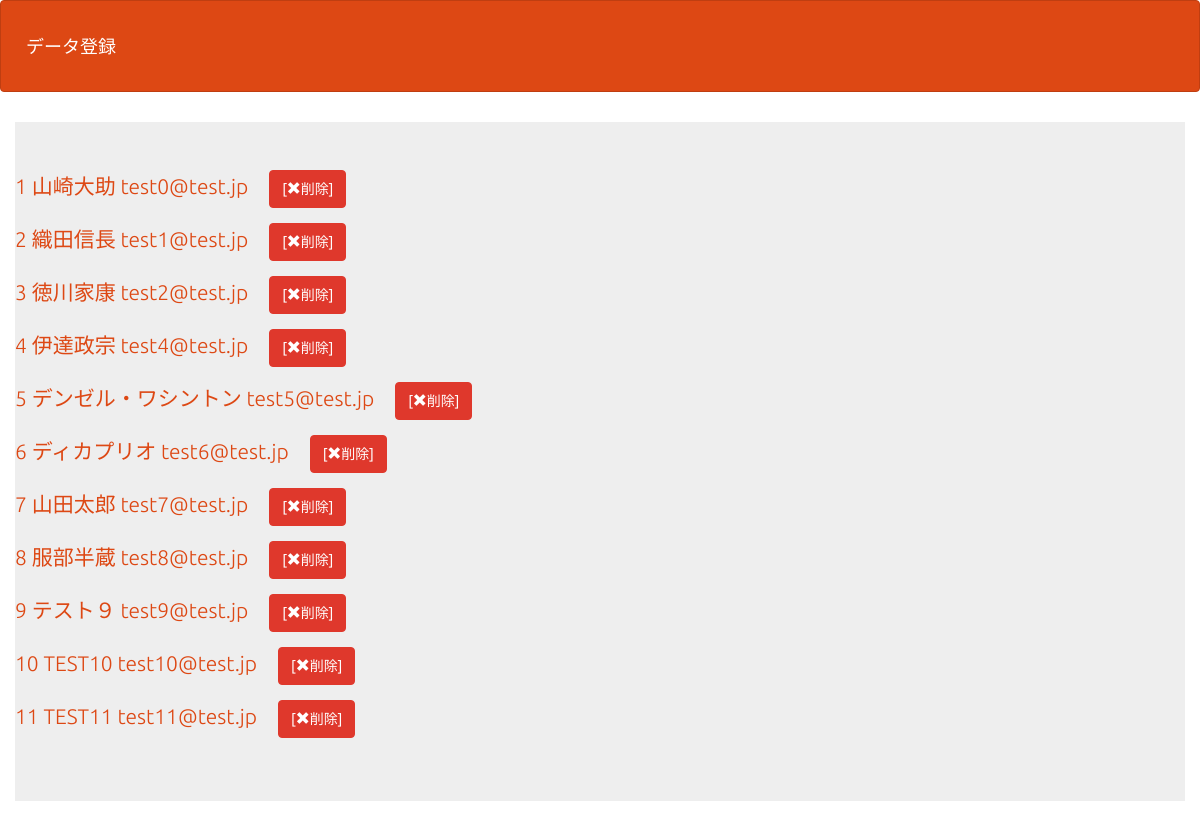
The app's page /select.php (signed in) with its own data.
### tables this page shows
CREATE TABLE `gs_an_table` (
  `id` int(12) NOT NULL,
  `name` varchar(64) NOT NULL,
  `email` varchar(256) NOT NULL,
  `naiyou` text DEFAULT NULL,
  `indate` datetime NOT NULL,
  `age` int(3) NOT NULL
);

### funcs.php (called while the page is built, shortened)
<?php
function h($str)
{
    return htmlspecialchars($str, ENT_QUOTES);
}

### select.php (the view, shortened to what this page needs)
<?php
require_once('funcs.php');
$pdo = db_conn();
$stmt = $pdo->prepare('SELECT * FROM gs_an_table');
$status = $stmt->execute();
$view = '';
if ($status == false) {
    sql_error($stmt);
} else {
    while ($r = $stmt->fetch(PDO::FETCH_ASSOC)) {
        $view .= '<p>';
        $view .= '<a href="detail.php?id=' . $r["id"] . '">';
        $view .= h($r['id']) . " " . h($r['name']) . " " . h($r['email']);
        $view .= '</a>';
        $view .= "　";
        if ($_SESSION['kanri_flg'] === 1) {
            $view .= '<a class="btn btn-danger" href="delete.php?id=' . $r['id'] . '">';
            $view .= '[<i class="glyphicon glyphicon-remove"></i>削除]';
            $view .= '</a>';
        }
        $view .= '</p>';
    }
}
?>
<!DOCTYPE html>
<html lang="ja">
<head>
    <link rel="stylesheet" href="css/range.css">
    <link href="css/bootstrap.min.css" rel="stylesheet">
</head>
<body id="main">
    <header>
        <nav class="navbar navbar-default">
            <div class="container-fluid">
                <div class="navbar-header">
                    <a class="navbar-brand" href="index.php">データ登録</a>
                </div>
            </div>
        </nav>
    </header>
    <div>
        <div class="container jumbotron"><?= $view ?></div>
    </div>
</body>
</html>

### select.php (style rules this page uses)
div { padding: 10px; font-size: 16px; }

### records on screen
gs_an_table: value "1 山崎大助 test0@test.jp"
gs_an_table: value "2 織田信長 test1@test.jp"
gs_an_table: value "3 徳川家康 test2@test.jp"
gs_an_table: value "4 伊達政宗 test4@test.jp"
gs_an_table: value "5 デンゼル・ワシントン test5@test.jp"
gs_an_table: value "6 ディカプリオ test6@test.jp"
gs_an_table: value "7 山田太郎 test7@test.jp"
gs_an_table: value "8 服部半蔵 test8@test.jp"
gs_an_table: value "9 テスト９ test9@test.jp"
gs_an_table: value "10 TEST10 test10@test.jp"
gs_an_table: value "11 TEST11 test11@test.jp"
